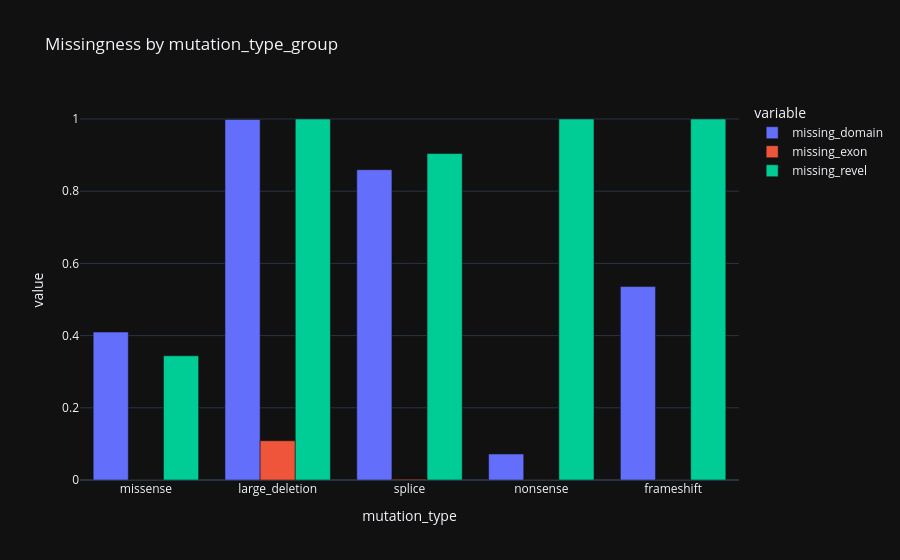

The code cell stored with this chart in its notebook:
### Markdown cell above
## 8. 📊 Missingness vs mutation_type_group

### Code cell
tmp = d.groupby('mutation_type').agg(
    missing_domain=('domain', lambda s: s.isna().mean()),
    missing_exon=('exon', lambda s: s.isna().mean()),
    missing_revel=('revel_num', lambda s: s.isna().mean()),
    n=('var_id', 'size')
).reset_index().sort_values('n', ascending=False)
display(tmp)
fig = px.bar(tmp.melt(id_vars=['mutation_type', 'n'], value_vars=['missing_domain', 'missing_exon', 'missing_revel']), x='mutation_type', y='value', color='variable', barmode='group', title='Missingness by mutation_type_group')
fig.show()

### Figure 1 — Plotly figure (JSON) as saved in the notebook; plotly's stock layout.template omitted (floating-point values rounded to 4 significant figures)
{"data": [{"alignmentgroup": "True", "hovertemplate": "variable=missing_domain<br>mutation_type=%{x}<br>value=%{y}<extra></extra>", "legendgroup": "missing_domain", "marker": {"color": "#636efa", "pattern": {"shape": ""}}, "name": "missing_domain", "offsetgroup": "missing_domain", "orientation": "v", "showlegend": true, "textposition": "auto", "x": ["missense", "large_deletion", "splice", "nonsense", "frameshift"], "xaxis": "x", "y": [0.4099, 0.9988, 0.8596, 0.07206, 0.5358], "yaxis": "y", "type": "bar"}, {"alignmentgroup": "True", "hovertemplate": "variable=missing_exon<br>mutation_type=%{x}<br>value=%{y}<extra></extra>", "legendgroup": "missing_exon", "marker": {"color": "#EF553B", "pattern": {"shape": ""}}, "name": "missing_exon", "offsetgroup": "missing_exon", "orientation": "v", "showlegend": true, "textposition": "auto", "x": ["missense", "large_deletion", "splice", "nonsense", "frameshift"], "xaxis": "x", "y": [0.0, 0.1088, 0.002128, 0.0, 0.0], "yaxis": "y", "type": "bar"}, {"alignmentgroup": "True", "hovertemplate": "variable=missing_revel<br>mutation_type=%{x}<br>value=%{y}<extra></extra>", "legendgroup": "missing_revel", "marker": {"color": "#00cc96", "pattern": {"shape": ""}}, "name": "missing_revel", "offsetgroup": "missing_revel", "orientation": "v", "showlegend": true, "textposition": "auto", "x": ["missense", "large_deletion", "splice", "nonsense", "frameshift"], "xaxis": "x", "y": [0.3441, 1.0, 0.9043, 1.0, 1.0], "yaxis": "y", "type": "bar"}], "layout": {"xaxis": {"anchor": "y", "domain": [0.0, 1.0], "title": {"text": "mutation_type"}}, "yaxis": {"anchor": "x", "domain": [0.0, 1.0], "title": {"text": "value"}}, "legend": {"title": {"text": "variable"}, "tracegroupgap": 0}, "title": {"text": "Missingness by mutation_type_group"}, "barmode": "group"}}
